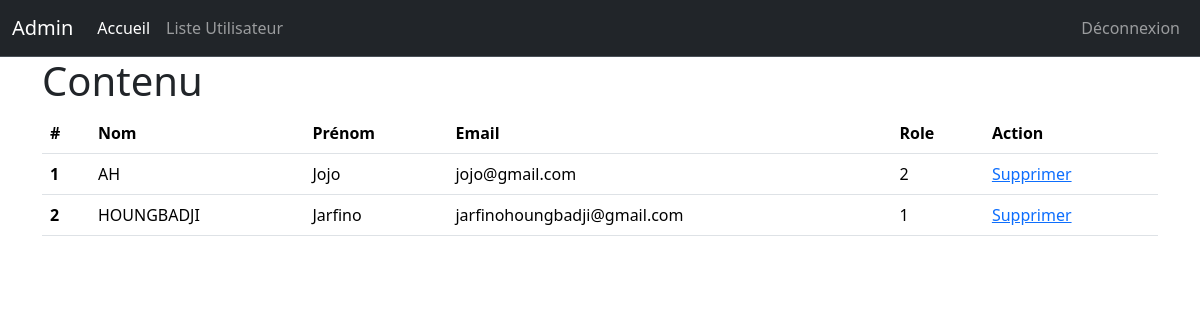
Page /php/list.php on the committed database.
### tables this page shows
CREATE TABLE `user` (
  `idUser` int(11) NOT NULL,
  `nom` varchar(100) NOT NULL,
  `prenom` varchar(100) NOT NULL,
  `email` varchar(100) NOT NULL,
  `password` varchar(100) NOT NULL,
  `role` int(3) NOT NULL
);

### php/list.php (the view, shortened to what this page needs)
<?php
    include 'header.inc.php';
    include 'menuadmin.php';
?>
<div class="container">
<h1>Contenu</h1>
<table class="table">
  <thead>
    <tr>
      <th scope="col">#</th>
      <th scope="col">Nom</th>
      <th scope="col">Prénom</th>
      <th scope="col">Email</th>
      <th scope="col">Role</th>
      <th scope="col">Action</th>
    </tr>
  </thead>
  <tbody>
  <?php
require_once("param.inc.php");
$mysqli = new mysqli($host, $login, $passwd, $dbname);
$i=1;
if ($stmt = $mysqli->prepare("SELECT * FROM user WHERE 1"))
{
  $stmt->execute();
  $result = $stmt->get_result();
  while($row = $result->fetch_assoc())
  {
    echo '<tr>';
    echo  '<th scope="row">'.$i.'</th>';
    echo'<td>'.$row['nom'].'</td>';
    echo'<td>'.$row['prenom'].'</td>';
    echo'<td>'.$row['email'].'</td>';
    echo'<td>'.$row['role'].'</td>';
   echo'<td><a href="delete.php?email='.$row['email'].'" >Supprimer</a></td>';
    echo '</tr>';
$i++;
}
}
?>
</tbody>
</table>
</div>
<?php
    include 'footer.inc.php';
?>

### rows in the picture
user: nom "AH", prenom "Jojo", email "jojo@gmail.com", role "2"
user: nom "HOUNGBADJI", prenom "Jarfino", email "jarfinohoungbadji@gmail.com", role "1"
